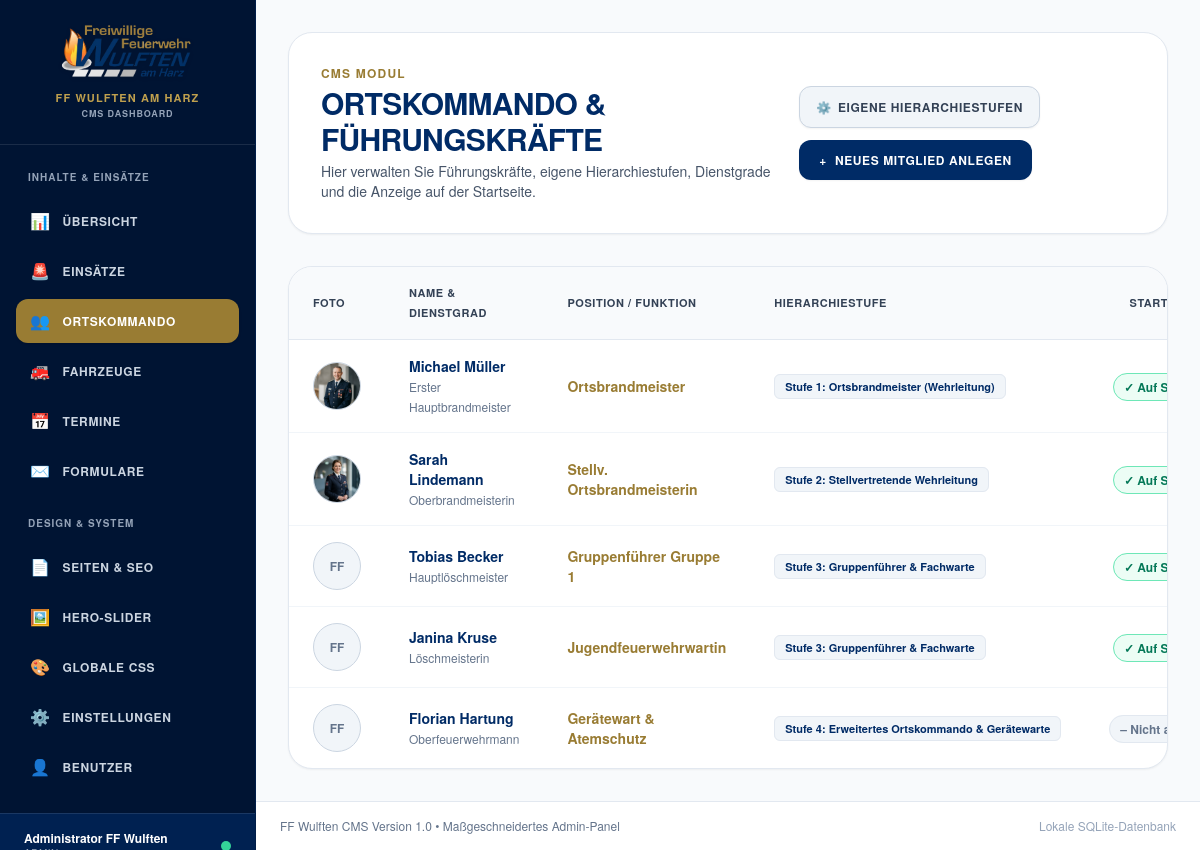
Page /admin/mitglieder.php (signed in) on the committed database.
### tables this page shows
CREATE TABLE mitglieder (
    id INTEGER PRIMARY KEY AUTOINCREMENT,
    name VARCHAR(100) NOT NULL,
    rank VARCHAR(80) NOT NULL,
    role_title VARCHAR(100) NOT NULL,
    hierarchy_level INTEGER NOT NULL DEFAULT 3, -- 1: Wehrleitung, 2: Stellvertreter, 3: Fachwarte, 4: Erweitertes Kommando
    photo_url VARCHAR(255),
    email VARCHAR(100),
    phone VARCHAR(50),
    show_on_homepage INTEGER DEFAULT 0,
    sort_order INTEGER DEFAULT 0,
    created_at DATETIME DEFAULT CURRENT_TIMESTAMP
);

### src/Helpers.php (called while the page is built, shortened)
<?php
function e(?string $value): string {
    return htmlspecialchars($value ?? '', ENT_QUOTES | ENT_SUBSTITUTE, 'UTF-8');
}

### src/Auth.php (called while the page is built, shortened)
<?php
class Auth {
    public static function csrfToken(): string {
        return $_SESSION['csrf_token'];
    }
}

### admin/mitglieder.php (the view, shortened to what this page needs)
<?php
require_once __DIR__ . '/../src/Auth.php';
require_once __DIR__ . '/../src/Helpers.php';
require_once __DIR__ . '/includes/admin_header.php';
$stmt = $db->query('SELECT * FROM mitglieder ORDER BY hierarchy_level ASC, sort_order ASC');
$mitglieder = $stmt->fetchAll();
$hierarchienMap = [];
try {
    $stmtH = $db->query('SELECT level, title FROM kommando_hierarchien ORDER BY level ASC');
    while ($rowH = $stmtH->fetch()) {
        $hierarchienMap[(int)$rowH['level']] = $rowH['title'];
    }
} catch (Throwable $e) {}
$csrf = Auth::csrfToken();
?>
<div class="max-w-7xl mx-auto space-y-8">
  <div class="flex flex-col sm:flex-row sm:items-center justify-between gap-4 light-panel rounded-3xl p-6 sm:p-8 border border-slate-200 shadow-sm bg-white">
    <div>
      <span class="text-xs font-bold text-sand uppercase tracking-widest block">CMS Modul</span>
      <h1 class="text-2xl sm:text-3xl font-extrabold text-navy uppercase tracking-tight mt-1">
        Ortskommando & Führungskräfte
      </h1>
      <p class="text-slate-600 text-xs sm:text-sm mt-1 font-light">
        Hier verwalten Sie Führungskräfte, eigene Hierarchiestufen, Dienstgrade und die Anzeige auf der Startseite.
      </p>
    </div>
    <div class="flex flex-wrap items-center gap-3 self-start sm:self-auto">
      <a href="/admin/hierarchien.php" class="px-4 py-3 rounded-xl bg-slate-100 hover:bg-slate-200 text-slate-700 font-bold uppercase text-xs tracking-wider transition border border-slate-300 flex items-center gap-1.5 shadow-sm">
        <span>⚙️</span> Eigene Hierarchiestufen
      </a>
      <a href="/admin/mitglied-edit.php" class="px-5 py-3 rounded-xl bg-navy hover:bg-navy-dark text-white font-extrabold uppercase text-xs tracking-wider transition shadow-sm flex items-center gap-2">
        <span>+</span> Neues Mitglied anlegen
      </a>
    </div>
  </div>
  <div class="light-panel rounded-3xl overflow-hidden border border-slate-200 shadow-sm bg-white">
    <div class="overflow-x-auto">
      <table class="w-full text-left text-xs sm:text-sm">
        <thead class="bg-slate-50 text-slate-700 uppercase tracking-wider text-[11px] border-b border-slate-200">
          <tr>
            <th class="py-4 px-6">Foto</th>
            <th class="py-4 px-6">Name & Dienstgrad</th>
            <th class="py-4 px-6">Position / Funktion</th>
            <th class="py-4 px-6">Hierarchiestufe</th>
            <th class="py-4 px-6 text-center">Startseite?</th>
          </tr>
        </thead>
        <tbody class="divide-y divide-slate-100 text-slate-700">
          <?php if (empty($mitglieder)): ?>
            <tr>
              <td colspan="6" class="py-8 text-center text-slate-400">Keine Mitglieder angelegt.</td>
            </tr>
          <?php else: ?>
            <?php foreach ($mitglieder as $m): ?>
              <tr class="hover:bg-slate-50/80 transition">
                <td class="py-4 px-6">
                  <div class="w-12 h-12 rounded-full overflow-hidden bg-slate-100 border border-slate-300">
                    <?php if (!empty($m['photo_url'])): ?>
                      <img src="<?= e($m['photo_url']) ?>" alt="<?= e($m['name']) ?>" class="w-full h-full object-cover">
                    <?php else: ?>
                      <div class="w-full h-full flex items-center justify-center text-slate-500 text-xs font-bold">FF</div>
                    <?php endif; ?>
                  </div>
                </td>
                <td class="py-4 px-6">
                  <strong class="text-navy block font-bold text-sm"><?= e($m['name']) ?></strong>
                  <span class="text-xs text-slate-500"><?= e($m['rank']) ?></span>
                </td>
                <td class="py-4 px-6 text-sand font-semibold">
                  <?= e($m['role_title']) ?>
                </td>
                <td class="py-4 px-6 whitespace-nowrap">
                  <span class="px-2.5 py-1 rounded-md text-[11px] font-bold bg-slate-100 border border-slate-200 text-navy">
                    Stufe <?= $m['hierarchy_level'] ?>: <?= e($hierarchienMap[(int)$m['hierarchy_level']] ?? getHierarchyName((int)$m['hierarchy_level'])) ?>
                  </span>
                </td>
                <td class="py-4 px-6 text-center whitespace-nowrap">
                  <a href="/admin/mitglieder.php?toggle_home=<?= $m['id'] ?>&token=<?= $csrf ?>" class="px-2.5 py-1 rounded-full text-xs font-bold transition <?= ($m['show_on_homepage'] == 1) ? 'bg-emerald-50 text-emerald-700 border border-emerald-300 hover:bg-emerald-100' : 'bg-slate-100 text-slate-500 border border-slate-200 hover:bg-slate-200' ?>">
                    <?= ($m['show_on_homepage'] == 1) ? '✓ Auf Startseite' : '– Nicht angezeigt' ?>
                  </a>
                </td>
              </tr>
            <?php endforeach; ?>
          <?php endif; ?>
        </tbody>
      </table>
    </div>
  </div>
</div>
<?php require_once __DIR__ . '/includes/admin_footer.php'; ?>

### assets/css/custom.css (style rules this page uses)
:root { --color-navy: #002b66; --color-navy-dark: #00193d; --color-navy-surface: #f1f5f9; --color-sand: #997c33; --color-sand-light: #bfa04e; --color-sand-dark: #786022; --color-alarm: #dc2626; --color-bg-main: #f8fafc; --color-card-bg: #ffffff; --font-sans: 'Helvetica Neue', Helvetica, Arial, -apple-system, BlinkMacSystemFont, 'Segoe UI', Roboto, sans-serif; --font-eurostile: 'Helvetica Neue', Helvetica, Arial, -apple-system, BlinkMacSystemFont, 'Segoe UI', Roboto, sans-serif; }
body { font-family: var(--font-sans); background-color: var(--color-bg-main); color: #334155; overflow-x: hidden; -webkit-font-smoothing: antialiased; }
h1, h2, h3, h4, h5, h6 { font-family: var(--font-sans); color: var(--color-navy); letter-spacing: 0.02em; }
.glass-panel, .light-panel { background: #ffffff; border: 1px solid #e2e8f0; box-shadow: 0 10px 25px -5px rgba(0, 43, 102, 0.07); }

### rows in the picture
mitglieder: photo_url (picture), name "Michael Müller", rank "Erster Hauptbrandmeister", role_title "Ortsbrandmeister", hierarchy_level "1", hierarchy_level "Ortsbrandmeister (Wehrleitung)", show_on_homepage "✓ Auf…"
mitglieder: photo_url (picture), name "Sarah Lindemann", rank "Oberbrandmeisterin", role_title "Stellv. Ortsbrandmeisterin", hierarchy_level "2", hierarchy_level "Stellvertretende Wehrleitung", show_on_homepage "✓ Auf…"
mitglieder: shows "FF", name "Tobias Becker", rank "Hauptlöschmeister", role_title "Gruppenführer Gruppe 1", hierarchy_level "3", hierarchy_level "Gruppenführer & Fachwarte", show_on_homepage "✓ Auf…"
mitglieder: shows "FF", name "Janina Kruse", rank "Löschmeisterin", role_title "Jugendfeuerwehrwartin", hierarchy_level "3", hierarchy_level "Gruppenführer & Fachwarte", show_on_homepage "✓ Auf…"
mitglieder: shows "FF", name "Florian Hartung", rank "Oberfeuerwehrmann", role_title "Gerätewart & Atemschutz", hierarchy_level "4", hierarchy_level "Erweitertes Ortskommando & Gerätewarte", show_on_homepage "– Nicht…"

### other values in the picture
$user['full_name'] "Administrator FF Wulften"
